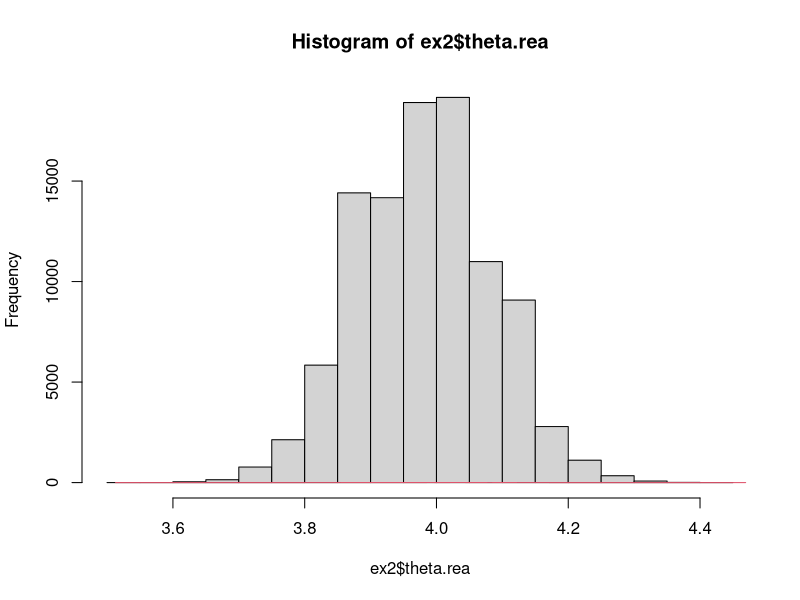
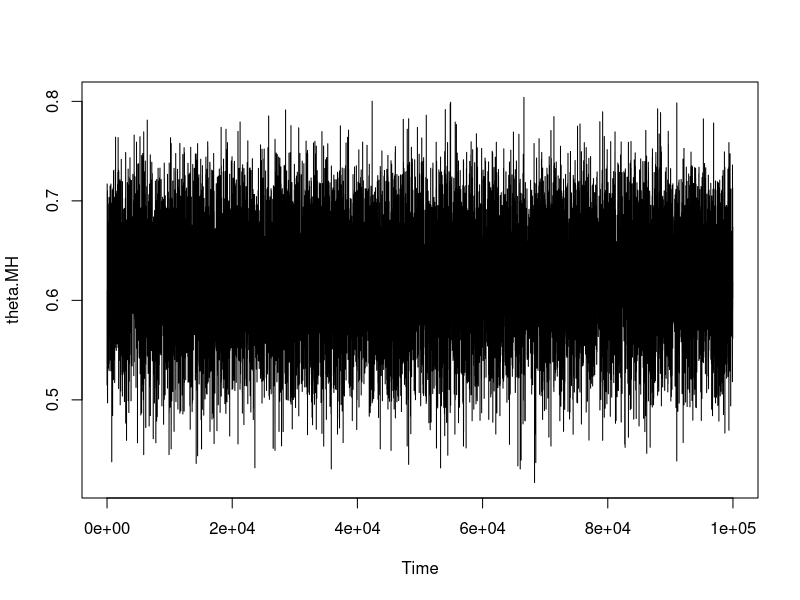
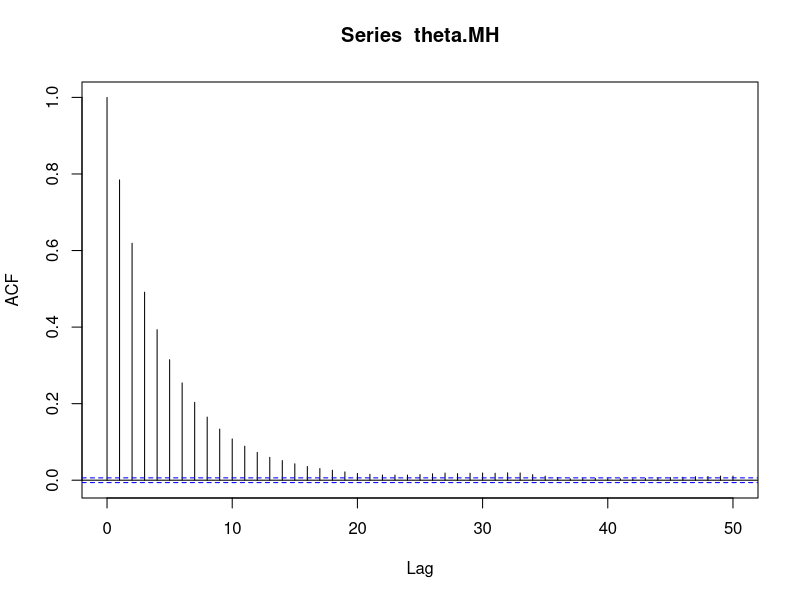
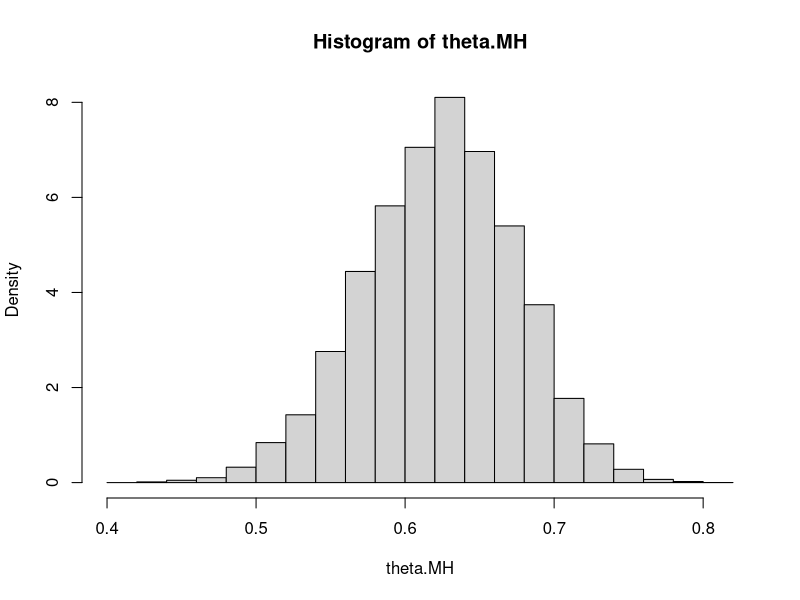
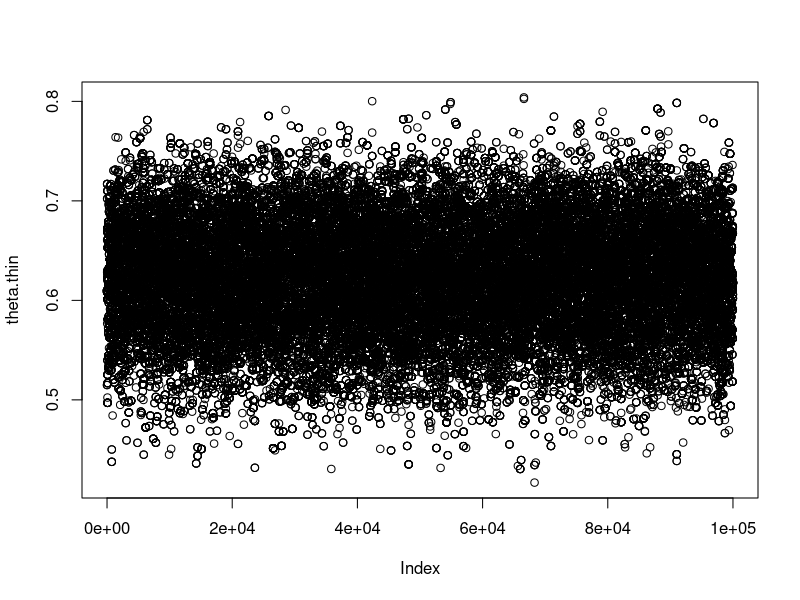
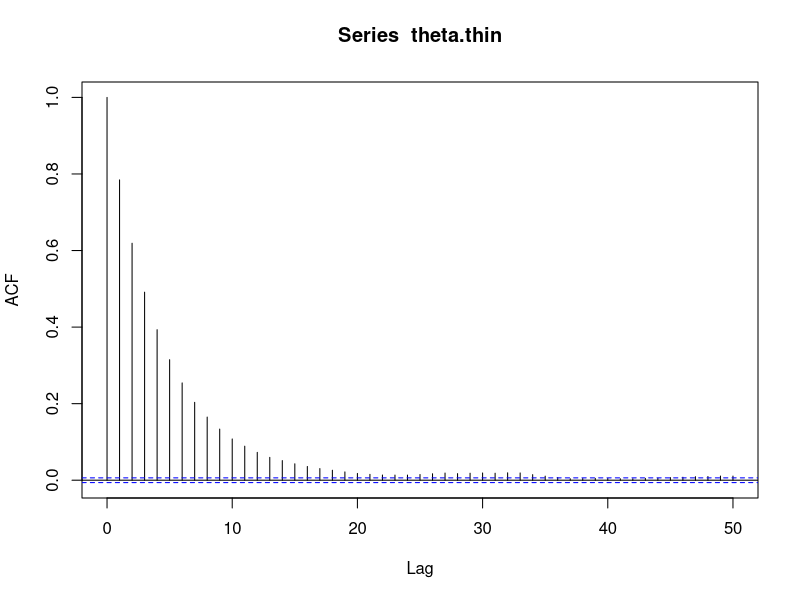
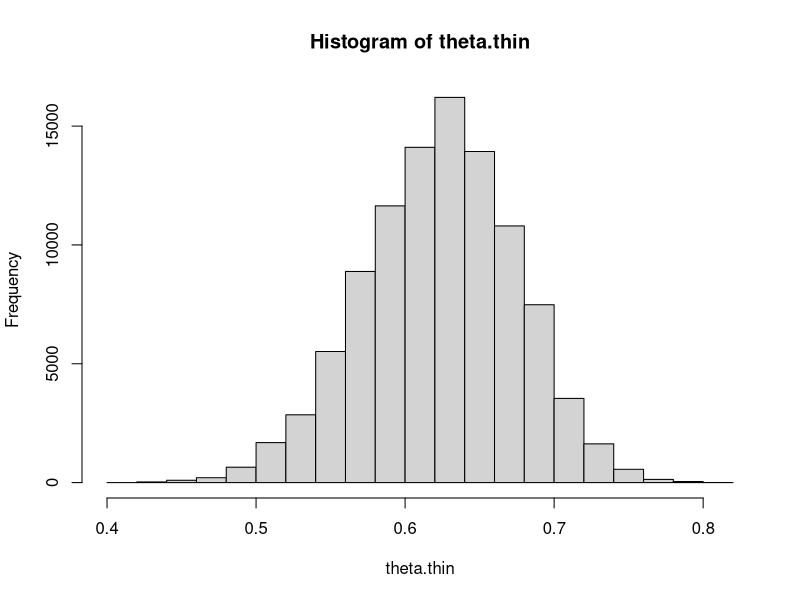

R code for these plots, in order:
set.seed(111)
x100 <- rnorm(100, 4, 1)

ream.pond <- function(x, m=100000) {
  #Gera valores da distribuicao a posteriori de theta
  #no caso em x|theta ~ Normal(theta, 1) e
  #theta ~ Cauchy(0,1), pelo metodo de
  #reamostragem ponderada
  
  theta <- rcauchy(m) #gerar m valores de theta da distribuicao proposta
  
  n <- length(x)
  peso <- exp(-n*(mean(x) - theta)^2/2)
  peso <- peso/sum(peso) #pesos de amostragem
  
  theta.rea <- sample(theta, prob = peso, replace = T) #valores de theta reamostrados de acordo com os pesos
  #como se fossem da distribuicao a posteriori
  
  return(list(theta.rea = theta.rea))
}

#dados: sao os que estao em x100
ex2 <- ream.pond(x100)
ex2

hist(ex2$theta.rea)
lines(density(ex2$theta.rea), col=2)
mean(ex2$theta.rea)
#estimativa da media a posteriori do theta
sd(ex2$theta.rea)
#estimativa do desvio padrao a posteriori do theta

#metodo MCMC
#Metropolis-Hasting
#Ex: Y ~ Multinomial(n, p1, p2, p3, p4), ver caderno
#Usar M-H para estimar theta, usando uma distribuicao
#proposta igual a distribuicao a priori theta
#unif(0,1) 

y <- c(125, 18, 20, 34)

MH <- function(y, theta0 = 0.99, burn.in=10000, m=100000) {
  #M-H para dados multinomial em que as probabilidades
  # dependem de theta....(e resto e igual ao que esta em cima)
  
  theta <- matrix(NA, nrow = burn.in+m)
  theta[1] <- theta0
  
  taxa <- 0
  
  for(i in 2:(burn.in+m)) {
    theta.linha <- runif(1)
    alfa.star <- ((2+theta.linha)/(2+theta[i-1]))^y[1]*((1-theta.linha)/(1-theta[i-1]))^(y[2]+y[3]) * (theta.linha/theta[i-1])^y[4]
    alfa <- min(1, alfa.star)
    
    u <- runif(1)
    
    if(u <= alfa) {
      theta[i] <- theta.linha
      taxa <- taxa + 1
    }else
      theta[i] <- theta[i-1]
  }
  
  taxa <- taxa/(burn.in+m)
  cat("Taxa de aceitacao: ", taxa, "\n")
  
  return(theta=theta[(burn.in+1): (burn.in+m)])
}

theta.MH <- MH(y=y)

plot.ts(theta.MH)

acf(theta.MH)
#funcao de autocorrelacao
#valores muito correlacionados, o que se
#justifica pela baixa probabilidade de aceitacao

hist(theta.MH, probability = T) #estimador de h(theta)
mean(theta.MH) #estimativa da media a posteriori do theta

sd(theta.MH) #estimativa do desvio padrao a posteriori do theta

#estimemos a P(theta>= 0.9)





#fazemos o thining(de 10 em 10)

theta.thin <- theta.MH

plot(theta.thin)
acf(theta.thin)

hist(theta.thin)
mean(theta.thin)